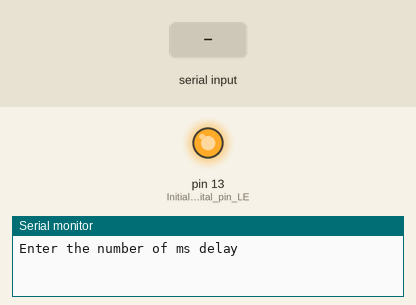
This sketch was run on a simulated Arduino Leonardo, built with avr-gcc and run on an emulated ATmega32U4. On the bench: output pins drawn as LEDs (lit = HIGH), the last lines printed to the serial monitor. The inputs (shaded band) are chosen by the test bench.

Above: at 1.3 s.
1.4 s: "5\n" received over Serial
At 1.74 s:
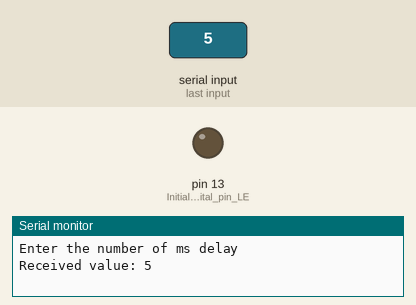
At 6.21 s:
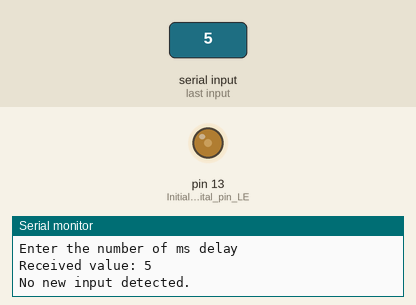
Timing chart, 0 to 10.4 s (numbered marks = the images above; inputs shaded):
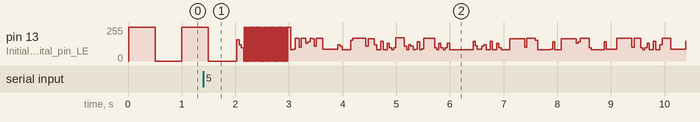

The sketch:

474-Week8-ToggleLED-Global.ino
```cpp
//WokWi Link: https://wokwi.com/projects/390293607010940929

#include <Arduino_FreeRTOS.h>

// Function prototypes for the tasks
void TaskBlink(void *pvParameters);
void TaskSerialRead(void *pvParameters);

// Global variable to store the input value for the blink delay
// This variable is volatile because it is modified by one task and read by another task.
volatile int inputValue = 500;

// The setup function runs once when you press reset or power the board
void setup() {
  // Initialize serial communication at 115200 bits per second:
  Serial.begin(115200);

  // Wait for serial port to connect. This is necessary for boards that use native USB
  while (!Serial) {
    ; // Wait for serial port to connect. Necessary for some boards like Leonardo, Micro, Yun, etc.
  }

  // Create two tasks to run independently.
  xTaskCreate(
    TaskBlink,          // Function that implements the task.
    "Blink",            // Text name for the task. This is to facilitate debugging.
    128,                // Stack size in words, not bytes.
    NULL,               // Parameter passed into the task.
    1,                  // Priority at which the task is created.
    NULL);              // Used to pass back a handle by which the created task can be referenced.

  xTaskCreate(
    TaskSerialRead,     // Function that implements the task.
    "AnalogRead",       // Text name for the task.
    128,                // Stack size in words.
    NULL,               // Parameter passed into the task.
    2,                  // Priority of the task.
    NULL);              // Task handle.

  // The task scheduler, which manages the task execution, is automatically started.
}

// The loop function does nothing in this sketch. All functionality is in the tasks.
void loop() {
  // Empty. All work is done in FreeRTOS tasks.
}

/*--------------------------------------------------*/
/*---------------------- Tasks ---------------------*/
/*--------------------------------------------------*/

// Task to blink an LED
void TaskBlink(void *pvParameters) {
  pinMode(LED_BUILTIN, OUTPUT); // Initialize digital pin LED_BUILTIN as an output.

  for (;;) { // Infinite loop for the task
    digitalWrite(LED_BUILTIN, HIGH);   // Turn the LED on
    vTaskDelay(inputValue / portTICK_PERIOD_MS); // Delay for inputValue milliseconds
    digitalWrite(LED_BUILTIN, LOW);    // Turn the LED off
    vTaskDelay(inputValue / portTICK_PERIOD_MS); // Delay for inputValue milliseconds
  }
}

// Task to read from the serial port
void TaskSerialRead(void *pvParameters) {
  Serial.println("Enter the number of ms delay");

  for (;;) { // Infinite loop for the task
    if (Serial.available() > 0) { // Check if data is available to read
      int readValue = Serial.parseInt(); // Read the incoming integer

      // Only update global if a non-zero value is read
      if (readValue > 0) {
        inputValue = readValue; // Update the global variable

        // Echo back the received value for confirmation
        Serial.print("Received value: ");
        Serial.println(inputValue);
      } else {
        // Inform the user no valid input was detected if 0 is received
        Serial.println("No new input detected.");
      }
    }
    // Delay for a bit to avoid flooding
    vTaskDelay(500 / portTICK_PERIOD_MS);  // Half a second delay between reads for stability
  }
}
```
